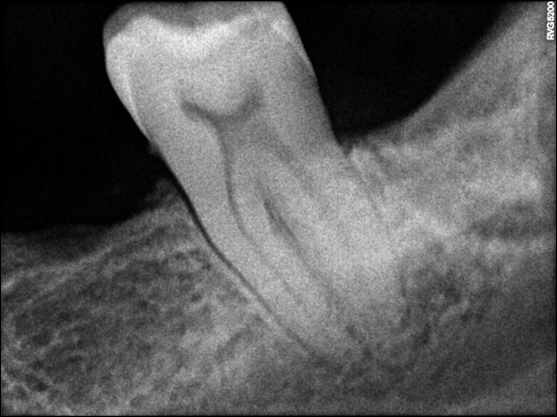
#> input picture simple.png, 557 x 417 px
$ jupyter execute detect.ipynb
#> lines starting #> are read from the running program, lines starting #| are printed output that depends on the picture; after the words box and inside, x2 and y2 are one past the last pixel; in counts of white or black regions, pixels touching at a corner belong together
[cell 1]
import cv2
import numpy as np

def detect_teeth(image_path):
    # Read the image
#> called with image_path = 'simple.png'
    img = cv2.imread(image_path)
#> img is the input picture: shape (417, 557, 3); min 0, max 255, mean 89.3
    gray = cv2.cvtColor(img, cv2.COLOR_BGR2GRAY)

    # Apply Gaussian blur to reduce noise
    blurred = cv2.GaussianBlur(gray, (5, 5), 0)

    # Use adaptive thresholding to create a binary image
    thresh = cv2.adaptiveThreshold(blurred, 255, cv2.ADAPTIVE_THRESH_GAUSSIAN_C, cv2.THRESH_BINARY_INV, 11, 2)
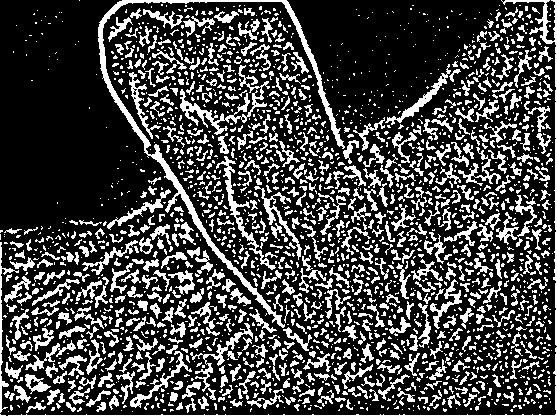
#> thresh: shape (417, 557); 26.8% white; 2221 white regions (1510 under 20 px)

    # Find contours in the thresholded image
    contours, _ = cv2.findContours(thresh, cv2.RETR_EXTERNAL, cv2.CHAIN_APPROX_SIMPLE)
#> contours = 2221 contours, 1767 with area under 20; largest, box (x1, y1, x2, y2) and area: (98, 0, 345, 328) 2760, (180, 65, 270, 135) 754, (0, 347, 557, 417) 651, (501, 0, 557, 346) 633, (216, 156, 276, 270) 536

    # Filter contours based on area to remove small noise
    min_area = 100  # Adjust this value based on your image
    filtered_contours = [cnt for cnt in contours if cv2.contourArea(cnt) > min_area]
#> filtered_contours = 67 contours; largest, box (x1, y1, x2, y2) and area: (98, 0, 345, 328) 2760, (180, 65, 270, 135) 754, (0, 347, 557, 417) 651, (501, 0, 557, 346) 633, (216, 156, 276, 270) 536

    # Draw the contours on the original image
    result = img.copy()
    cv2.drawContours(result, filtered_contours, -1, (0, 255, 0), 2)
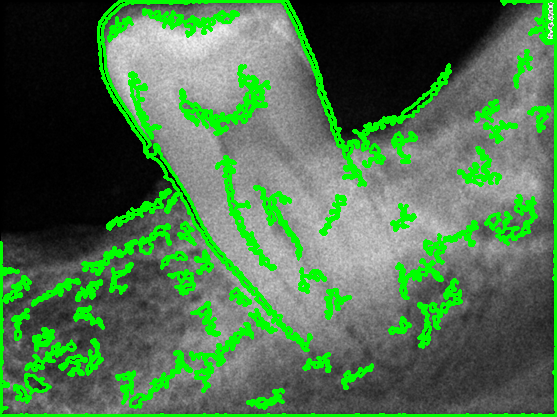
#> result: shape (417, 557, 3); 15.57% of pixels changed, all inside (x1, y1, x2, y2) = (0, 0, 557, 417)

    # Display the result
    cv2.imshow('Detected Teeth', result)
    cv2.waitKey(0)
    cv2.destroyAllWindows()

# Use the function with your image
detect_teeth('simple.png')

[cell 2]
#rough detection WORKING!!!


import cv2
import numpy as np

def detect_landmarks(image_path):
    # Load the image
#> called with image_path = 'simple.png'
    img = cv2.imread(image_path)
    gray = cv2.cvtColor(img, cv2.COLOR_BGR2GRAY)

    # Preprocess: Gaussian blur and adaptive thresholding
    blurred = cv2.GaussianBlur(gray, (5, 5), 0)
    thresh = cv2.adaptiveThreshold(blurred, 255, cv2.ADAPTIVE_THRESH_GAUSSIAN_C, cv2.THRESH_BINARY_INV, 11, 2)

    # Find contours: Detect tooth contours
    contours, _ = cv2.findContours(thresh, cv2.RETR_EXTERNAL, cv2.CHAIN_APPROX_SIMPLE)

    # Filter contours: Keep only the largest one (tooth)
    min_area = 100  # Adjust this based on the image
    largest_contour = max([cnt for cnt in contours if cv2.contourArea(cnt) > min_area], key=cv2.contourArea)
#> largest_contour = contour of 752 points, box (x1, y1, x2, y2) (98, 0, 345, 328), area 2760

    # Approximate Landmarks
    leftmost = tuple(largest_contour[largest_contour[:,:,0].argmin()][0])
#> leftmost = (98, 27)
    rightmost = tuple(largest_contour[largest_contour[:,:,0].argmax()][0])
#> rightmost = (344, 147)
    bottommost = tuple(largest_contour[largest_contour[:,:,1].argmax()][0])
#> bottommost = (282, 327)

    #Estimate landmarks
    cej_approx = ((leftmost[0] + rightmost[0]) // 2, (leftmost[1] + rightmost[1]) // 2)
#> cej_approx = (221, 87)
    root_apex = bottommost
#> root_apex = (282, 327)

    #Draw the landmarks
    cv2.circle(img, cej_approx, 7, (0, 0, 255), -1) #red
    cv2.circle(img, root_apex, 7, (255, 0, 0), -1) #blue
    cv2.putText(img, "CEJ", (cej_approx[0] - 20, cej_approx[1] - 30), cv2.FONT_HERSHEY_SIMPLEX, 0.7, (0, 0, 255), 2)
    cv2.putText(img, "Apex", (root_apex[0] - 20, root_apex[1] + 30), cv2.FONT_HERSHEY_SIMPLEX, 0.7, (255, 0, 0), 2)

    #Show image for measurement
    cv2.imshow('Landmark Detection', img)
    cv2.waitKey(0)
    cv2.destroyAllWindows()
detect_landmarks('simple.png')

[cell 3]
#CEJ DETECTION DONE FOR ATLEAST 1 IMAGE :)

import cv2
import numpy as np

def getCEJPoint(image_path):
#> called with image_path = 'simple.png'
    img = cv2.imread(image_path, cv2.IMREAD_GRAYSCALE)
    if img is None:
        print(f"Error: Could not open image at {image_path}")
        return
    #Preprocessing
    blurred = cv2.GaussianBlur(img, (7, 7), 0)
    thresh = cv2.adaptiveThreshold(blurred, 255, cv2.ADAPTIVE_THRESH_GAUSSIAN_C, cv2.THRESH_BINARY, 11, 2)
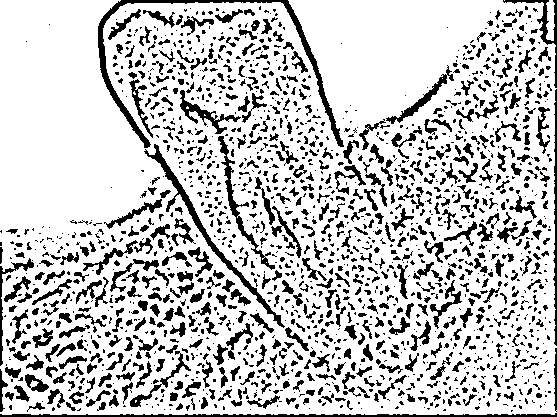
#> thresh: shape (417, 557); 78.2% white; 1755 black regions (1152 under 20 px)
    if np.mean(thresh) < 127:
        thresh = cv2.bitwise_not(thresh)

    #Contour time
    contours, _ = cv2.findContours(thresh, cv2.RETR_EXTERNAL, cv2.CHAIN_APPROX_SIMPLE)
#> contours = 3 contours, 1 with area under 20; largest, box (x1, y1, x2, y2) and area: (0, 0, 557, 415) 225187, (546, 0, 555, 41) 239
    if not contours:
        print("Error: No contours found.")
        return

    #Get the landmarks
    largest_contour = max(contours, key=cv2.contourArea)
#> largest_contour = contour of 1004 points, box (x1, y1, x2, y2) (0, 0, 557, 415), area 225187
    leftmost = tuple(largest_contour[largest_contour[:,:,0].argmin()][0])
#> leftmost = (0, 0)
    rightmost = tuple(largest_contour[largest_contour[:,:,0].argmax()][0])
#> rightmost = (556, 412)

    approximateCeJ = ((leftmost[0] + rightmost[0]) // 2, (leftmost[1] + rightmost[1]) // 2)
#> approximateCeJ = (278, 206)
    #Visualization time

    img_color = cv2.cvtColor(img, cv2.COLOR_GRAY2BGR)
    cv2.circle(img_color, approximateCeJ, 5, (0, 0, 255), -1)
#> img_color: shape (417, 557, 3); 0.03% of pixels changed, all inside (x1, y1, x2, y2) = (273, 201, 284, 212)

    #Putting in some extra help here
    cv2.putText(img_color, "red=CEJ", (approximateCeJ[0] - 20, approximateCeJ[1] - 30), cv2.FONT_HERSHEY_SIMPLEX, 0.7, (0, 0, 255), 2)
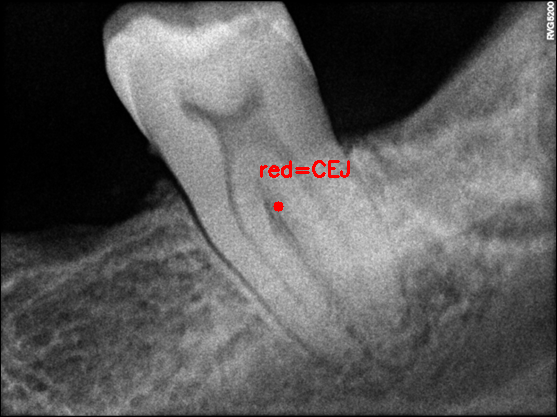
#> img_color: shape (417, 557, 3); mean B, G, R 88.8, 88.8, 89.6
    #Finishing visualization with the showing the image
    cv2.imshow("Measurements", img_color)
    cv2.waitKey(0)
    cv2.destroyAllWindows()
if __name__ == "__main__":
    image_file = "simple.png"
    getCEJPoint(image_file)

[cell 4]
import cv2
import numpy as np

def theLastWhite(image_path):
    # Load the image
#> called with image_path = 'Picture 50.png'
    img = cv2.imread(image_path, cv2.IMREAD_GRAYSCALE)
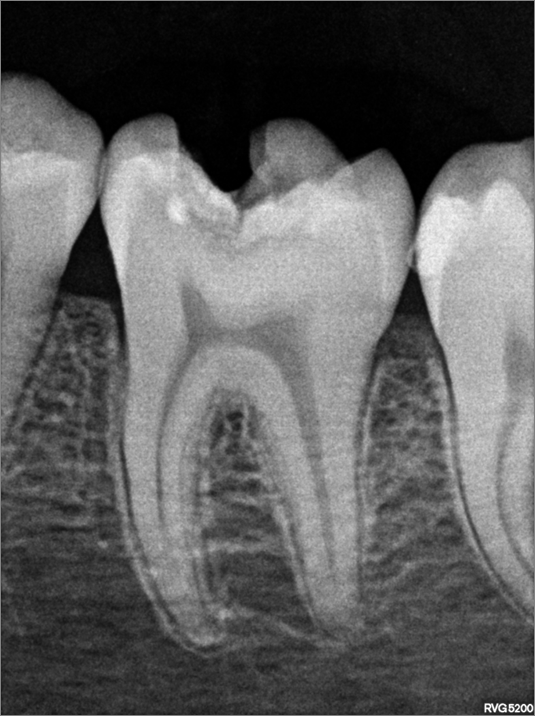
#> input picture sample/Picture 50.png, 535 x 716 px, found by its file name
#> img is the input picture: shape (716, 535); min 0, max 255, mean 94.3
    if img is None:
        print(f"Error: Could not open image at {image_path}")
        return

    # Guassian blue to preprocess the image
    blurred = cv2.GaussianBlur(img, (7, 7), 0)
#> blurred: shape (716, 535)
    thresh = cv2.adaptiveThreshold(blurred, 255, cv2.ADAPTIVE_THRESH_GAUSSIAN_C, cv2.THRESH_BINARY, 11, 2)
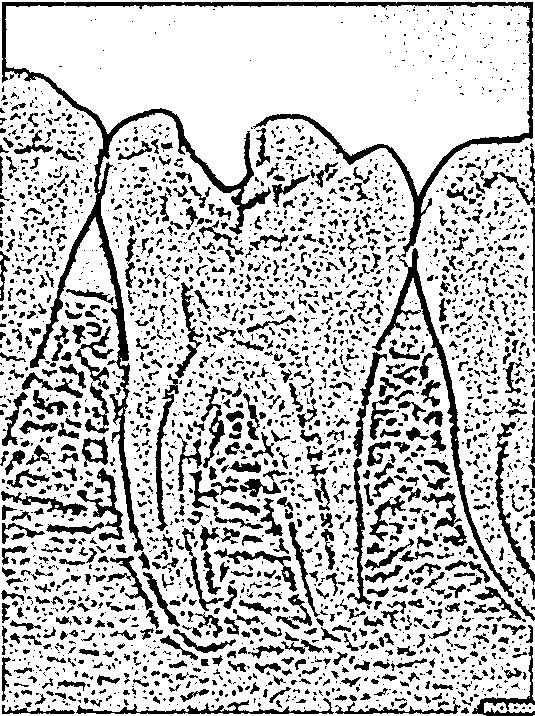
#> thresh: shape (716, 535); 76.5% white; 2690 black regions (1811 under 20 px)

    # Find "white area"
    if np.mean(thresh) < 127:
        thresh = cv2.bitwise_not(thresh)

    contours, _ = cv2.findContours(thresh, cv2.RETR_EXTERNAL, cv2.CHAIN_APPROX_SIMPLE)
#> contours = 23 contours, 21 with area under 20; largest, box (x1, y1, x2, y2) and area: (0, 0, 535, 716) 376966, (484, 702, 535, 713) 354
    if not contours:
        print("Error: No contours found.")
        return

    #Get that image in the contours and return
    largest_contour = max(contours, key=cv2.contourArea)
#> largest_contour = contour of 1064 points, box (x1, y1, x2, y2) (0, 0, 535, 716), area 376966
    bottommost = tuple(largest_contour[largest_contour[:,:,1].argmax()][0])
#> bottommost = (0, 715)

    img_color = cv2.cvtColor(img, cv2.COLOR_GRAY2BGR)
    cv2.circle(img_color, bottommost, 5, (0, 0, 255), -1)
#> img_color: shape (716, 535, 3)
    cv2.putText(img_color, "Bottom Point", (bottommost[0] - 20, bottommost[1] - 30), cv2.FONT_HERSHEY_SIMPLEX, 0.7, (0, 0, 255), 2)
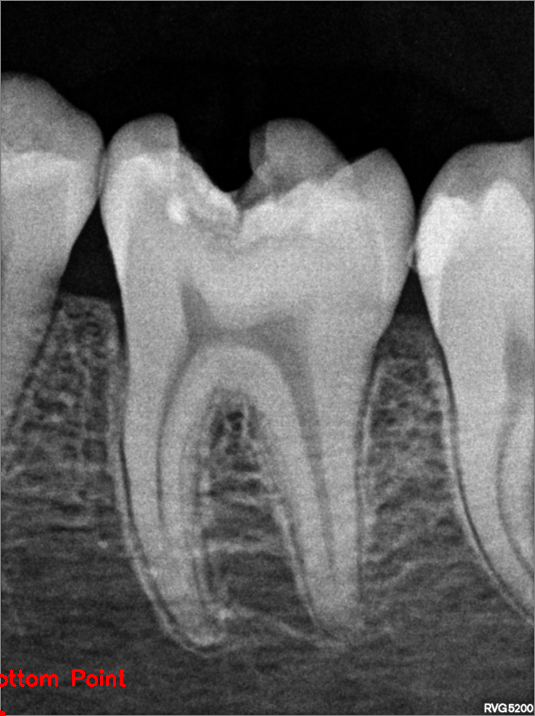
#> img_color: shape (716, 535, 3); mean B, G, R 94.2, 94.2, 94.7

    cv2.imshow("Measurements", img_color)
    cv2.waitKey(0)
    cv2.destroyAllWindows()
if __name__ == "__main__":
    image_file = "Picture 50.png"
    theLastWhite(image_file)

[cell 5]
#most perfect :)

import cv2
import numpy as np

def detect_landmarks(image_path):
    # Load the image
#> called with image_path = 'simple.png'
    img = cv2.imread(image_path)
    gray = cv2.cvtColor(img, cv2.COLOR_BGR2GRAY)

    # Preprocess: Gaussian blur and adaptive thresholding
    blurred = cv2.GaussianBlur(gray, (5, 5), 0)
    thresh = cv2.adaptiveThreshold(blurred, 255, cv2.ADAPTIVE_THRESH_GAUSSIAN_C, cv2.THRESH_BINARY_INV, 11, 2)

    # Find contours: Detect tooth contours
    contours, _ = cv2.findContours(thresh, cv2.RETR_EXTERNAL, cv2.CHAIN_APPROX_SIMPLE)
#> contours = 2221 contours, 1767 with area under 20; largest, box (x1, y1, x2, y2) and area: (98, 0, 345, 328) 2760, (180, 65, 270, 135) 754, (0, 347, 557, 417) 651, (501, 0, 557, 346) 633, (216, 156, 276, 270) 536

    # Filter contours: Keep only the largest one (tooth)
    min_area = 100  # Adjust this based on the image
    largest_contour = max([cnt for cnt in contours if cv2.contourArea(cnt) > min_area], key=cv2.contourArea)
#> largest_contour = contour of 752 points, box (x1, y1, x2, y2) (98, 0, 345, 328), area 2760

    # Approximate Landmarks
    leftmost = tuple(largest_contour[largest_contour[:,:,0].argmin()][0])
#> leftmost = (98, 27)
    rightmost = tuple(largest_contour[largest_contour[:,:,0].argmax()][0])
#> rightmost = (344, 147)
    bottommost = tuple(largest_contour[largest_contour[:,:,1].argmax()][0])
#> bottommost = (282, 327)

    #Estimate landmarks
    cej_approx = ((leftmost[0] + rightmost[0]) // 2, (leftmost[1] + rightmost[1]) // 2)
#> cej_approx = (221, 87)
    root_apex = bottommost
#> root_apex = (282, 327)

    # Calculate pixel distance
    distance = np.sqrt((cej_approx[0] - root_apex[0])**2 + (cej_approx[1] - root_apex[1])**2)
#> distance = 247.6

    #Draw the landmarks
    cv2.circle(img, cej_approx, 7, (0, 0, 255), -1) #red
    cv2.circle(img, root_apex, 7, (255, 0, 0), -1) #blue
    cv2.line(img, cej_approx, root_apex, (0, 255, 0), 2) #green line
    cv2.putText(img, "CEJ", (cej_approx[0] - 20, cej_approx[1] - 30), cv2.FONT_HERSHEY_SIMPLEX, 0.7, (0, 0, 255), 2)
    cv2.putText(img, "Apex", (root_apex[0] - 20, root_apex[1] + 30), cv2.FONT_HERSHEY_SIMPLEX, 0.7, (255, 0, 0), 2)
    cv2.putText(img, f"Distance: {distance:.2f} pixels", (10, 30), cv2.FONT_HERSHEY_SIMPLEX, 0.7, (0, 255, 0), 2)

    #Show image for measurement
    cv2.imshow('Landmark Detection', img)
    cv2.waitKey(0)
    cv2.destroyAllWindows()

detect_landmarks('simple.png')

[cell 6]
import cv2
import numpy as np
import matplotlib.pyplot as plt
from scipy.ndimage import gaussian_filter1d

# Load image in grayscale
img_path = "image 7.jpg"
img = cv2.imread(img_path, cv2.IMREAD_GRAYSCALE)
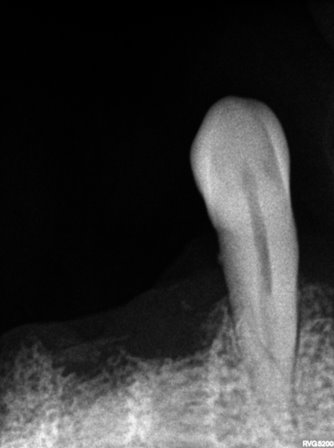
#> input picture expt/image 7.jpg, 334 x 448 px, found by its file name
#> img is the input picture: shape (448, 334); min 0, max 255, mean 53.6

# Check if image loaded properly
if img is None:
    print(f"Error: Failed to load image at '{img_path}'. Possible causes:")
    print("- File doesn't exist at specified path")
    print("- File is corrupted")
    print("- Invalid file format")
    exit()

# Verify image dimensions
print(f"Original image size: {img.shape}")
#| Original image size: (448, 334)

# Resize only if original image is not empty
try:
    img_resized = cv2.resize(img, (256, 512))
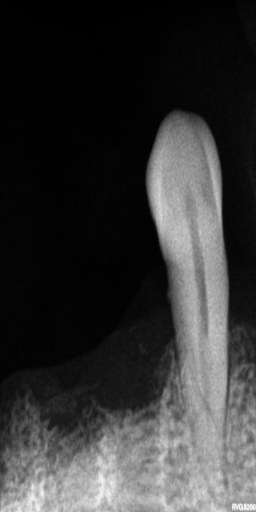
#> img_resized: shape (512, 256); min 0, max 253, mean 53.6
except cv2.error as e:
    print(f"Resize failed: {e}")
    exit()

# Continue with processing
height, width = img_resized.shape
#> height = 512; width = 256
gum_line_y = []

for x in range(width):
    column = img_resized[:, x]
    smoothed = gaussian_filter1d(column, sigma=2)
    gradient = np.gradient(smoothed)
    peak_index = np.argmax(gradient)
    gum_line_y.append(peak_index)
#> this loop made 256 passes
#> peak_index on passes 1 to 3: 509, 491, 491
#> after the loop, gum_line_y = 256 values, max 509 at index 0, min 110 at index 176, mean 379.1

gum_line_y = gaussian_filter1d(gum_line_y, sigma=5)
#> gum_line_y = 256 values, max 502 at index 253, min 115 at index 193, mean 378.6

plt.figure(figsize=(10, 6))
plt.title("Extracted Gum Line")
plt.plot(gum_line_y, color='red', linewidth=2)
plt.gca().invert_yaxis()
plt.axis('off')
plt.show()
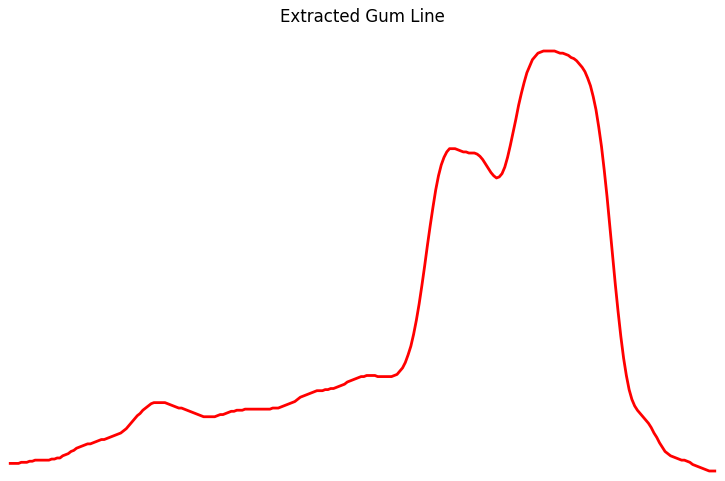
#> figure drawn by matplotlib, 1 panel
